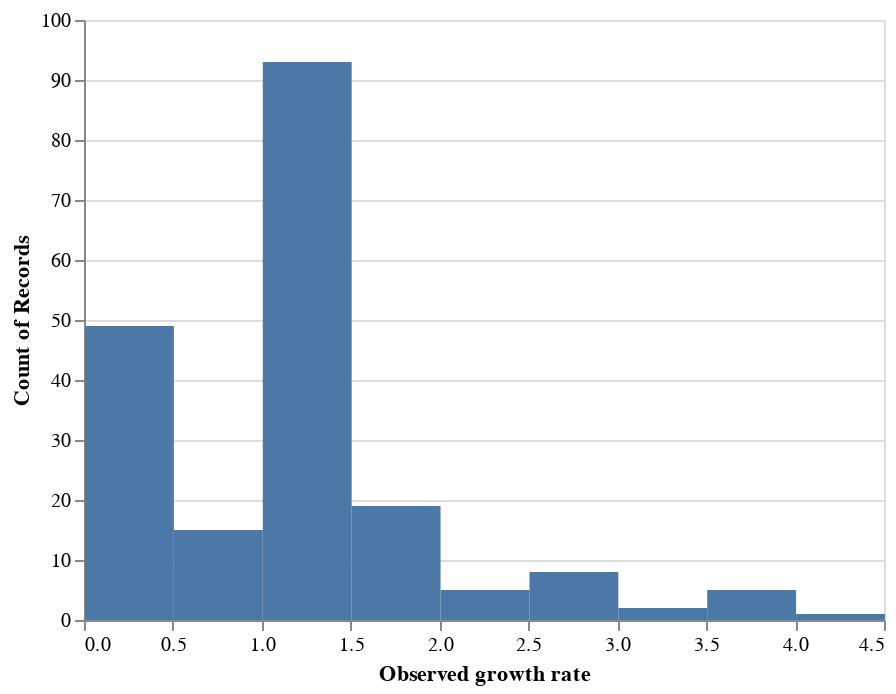

Here is the notebook cell this chart was saved with:
### Code cell
alt.Chart(complete_clade_frequencies).mark_rect().encode(
    x=alt.X("observed_growth_rate:Q", bin=True, title="Observed growth rate"),
    y="count()"
)

### Figure 1 — Vega-Lite specification as saved in the notebook (floating-point values rounded to 4 significant figures; data arrays with more than 128 entries replaced by an {"elided": "..."} marker saying what was removed)
{"$schema": "https://vega.github.io/schema/vega-lite/v3.3.0.json", "config": {"mark": {"tooltip": null}, "view": {"height": 300, "width": 400}}, "data": {"name": "data-b42c80255633a87d923ed2ff0d232240"}, "datasets": {"data-b42c80255633a87d923ed2ff0d232240": {"elided": "197 records"}}, "encoding": {"x": {"bin": true, "field": "observed_growth_rate", "title": "Observed growth rate", "type": "quantitative"}, "y": {"aggregate": "count", "type": "quantitative"}}, "mark": "rect"}
